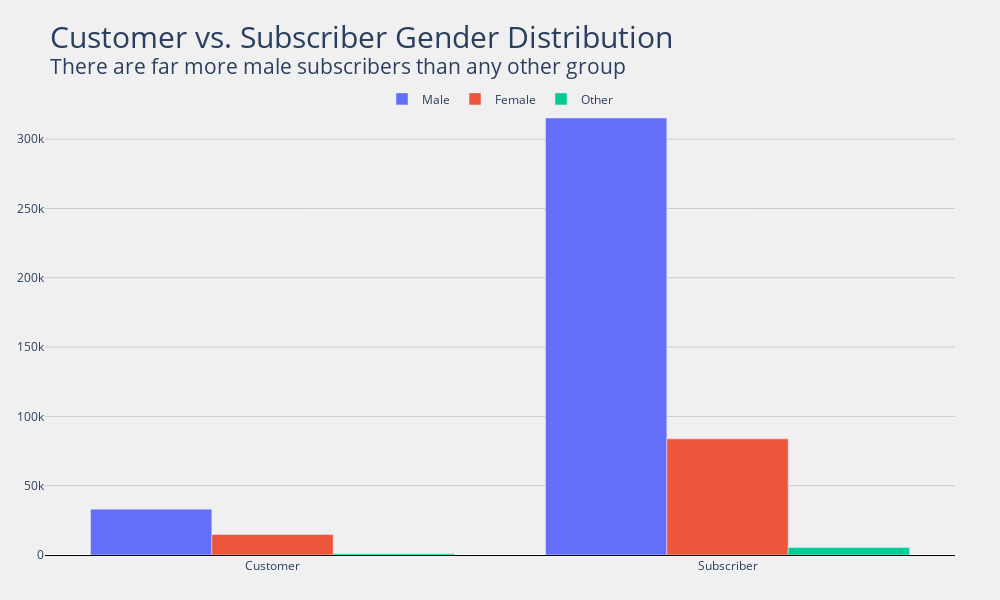

The notebook cell saved with this chart:
### Markdown cell above
## Customer Demographics
### Single-Time Users vs. GoBike Subscribers

### Code cell
dfu = df.groupby(['user_type', 'member_gender']).size().unstack().reset_index()
dfu = dfu.iloc[:,[0,2,1,3]]
title = "Customer vs. Subscriber Gender Distribution"
sub = "There are far more male subscribers than any other group"
func.plot_gender_dist(dfu, title, sub)

### Figure 1 — Plotly figure (JSON) as saved in the notebook; plotly's stock layout.template omitted (floating-point values rounded to 4 significant figures)
{"data": [{"customdata": ["Male", "Male"], "hovertemplate": "<b>%{customdata} %{x}s:</b><br>%{y}<extra></extra>", "name": "Male", "type": "bar", "x": ["Customer", "Subscriber"], "y": [33063, 315255]}, {"customdata": ["Female", "Female"], "hovertemplate": "<b>%{customdata} %{x}s:</b><br>%{y}<extra></extra>", "name": "Female", "type": "bar", "x": ["Customer", "Subscriber"], "y": [14762, 83780]}, {"customdata": ["Other", "Other"], "hovertemplate": "<b>%{customdata} %{x}s:</b><br>%{y}<extra></extra>", "name": "Other", "type": "bar", "x": ["Customer", "Subscriber"], "y": [910, 5389]}], "layout": {"barmode": "group", "height": 600, "legend": {"orientation": "h", "x": 0.5, "xanchor": "center", "y": 0.96, "yanchor": "bottom"}, "margin": {"b": 45, "l": 45, "r": 45, "t": 95}, "paper_bgcolor": "#f0f0f0", "plot_bgcolor": "#f0f0f0", "title": {"font": {"size": 30}, "text": "Customer vs. Subscriber Gender Distribution<br><sup>There are far more male subscribers than any other group"}, "width": 1000, "xaxis": {"autorange": true, "linecolor": "black", "range": [-0.5, 1.5], "showline": true, "title": {}, "type": "category"}, "yaxis": {"autorange": true, "gridcolor": "#cbcbcb", "range": [0, 331800.0], "showticklabels": true, "title": {}, "type": "linear"}}}
